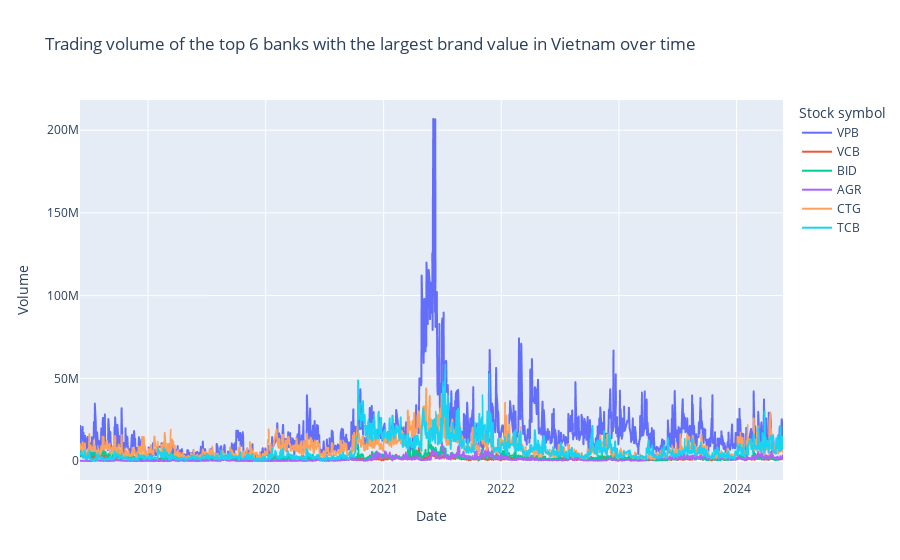

This figure's notebook cell:
### Code cell
# Biểu đồ khối lượng giao dịch theo thời gian
fig = px.line(full_df, x='Date', y='Vol.', color='Stock symbol', title='Trading volume of the top 6 banks with the largest brand value in Vietnam over time', labels={'Vol.': 'Volume'})
fig.show()

### Figure 1 — Plotly figure (JSON) as saved in the notebook; plotly's stock layout.template omitted (floating-point values rounded to 4 significant figures; data arrays with more than 128 entries replaced by an {"elided": "..."} marker saying what was removed)
{"data": [{"hovertemplate": "Stock symbol=VPB<br>Date=%{x}<br>Volume=%{y}<extra></extra>", "legendgroup": "VPB", "line": {"color": "#636efa", "dash": "solid"}, "marker": {"symbol": "circle"}, "mode": "lines", "name": "VPB", "showlegend": true, "type": "scattergl", "x": {"elided": "1494 str values"}, "xaxis": "x", "y": {"elided": "1494 float values"}, "yaxis": "y"}, {"hovertemplate": "Stock symbol=VCB<br>Date=%{x}<br>Volume=%{y}<extra></extra>", "legendgroup": "VCB", "line": {"color": "#EF553B", "dash": "solid"}, "marker": {"symbol": "circle"}, "mode": "lines", "name": "VCB", "showlegend": true, "type": "scattergl", "x": {"elided": "1494 str values"}, "xaxis": "x", "y": {"elided": "1494 float values"}, "yaxis": "y"}, {"hovertemplate": "Stock symbol=BID<br>Date=%{x}<br>Volume=%{y}<extra></extra>", "legendgroup": "BID", "line": {"color": "#00cc96", "dash": "solid"}, "marker": {"symbol": "circle"}, "mode": "lines", "name": "BID", "showlegend": true, "type": "scattergl", "x": {"elided": "1494 str values"}, "xaxis": "x", "y": {"elided": "1494 float values"}, "yaxis": "y"}, {"hovertemplate": "Stock symbol=AGR<br>Date=%{x}<br>Volume=%{y}<extra></extra>", "legendgroup": "AGR", "line": {"color": "#ab63fa", "dash": "solid"}, "marker": {"symbol": "circle"}, "mode": "lines", "name": "AGR", "showlegend": true, "type": "scattergl", "x": {"elided": "1494 str values"}, "xaxis": "x", "y": {"elided": "1494 float values"}, "yaxis": "y"}, {"hovertemplate": "Stock symbol=CTG<br>Date=%{x}<br>Volume=%{y}<extra></extra>", "legendgroup": "CTG", "line": {"color": "#FFA15A", "dash": "solid"}, "marker": {"symbol": "circle"}, "mode": "lines", "name": "CTG", "showlegend": true, "type": "scattergl", "x": {"elided": "1494 str values"}, "xaxis": "x", "y": {"elided": "1494 float values"}, "yaxis": "y"}, {"hovertemplate": "Stock symbol=TCB<br>Date=%{x}<br>Volume=%{y}<extra></extra>", "legendgroup": "TCB", "line": {"color": "#19d3f3", "dash": "solid"}, "marker": {"symbol": "circle"}, "mode": "lines", "name": "TCB", "showlegend": true, "type": "scattergl", "x": {"elided": "1493 str values"}, "xaxis": "x", "y": {"elided": "1493 float values"}, "yaxis": "y"}], "layout": {"legend": {"title": {"text": "Stock symbol"}, "tracegroupgap": 0}, "title": {"text": "Trading volume of the top 6 banks with the largest brand value in Vietnam over time"}, "xaxis": {"anchor": "y", "domain": [0, 1], "title": {"text": "Date"}}, "yaxis": {"anchor": "x", "domain": [0, 1], "title": {"text": "Volume"}}}}
